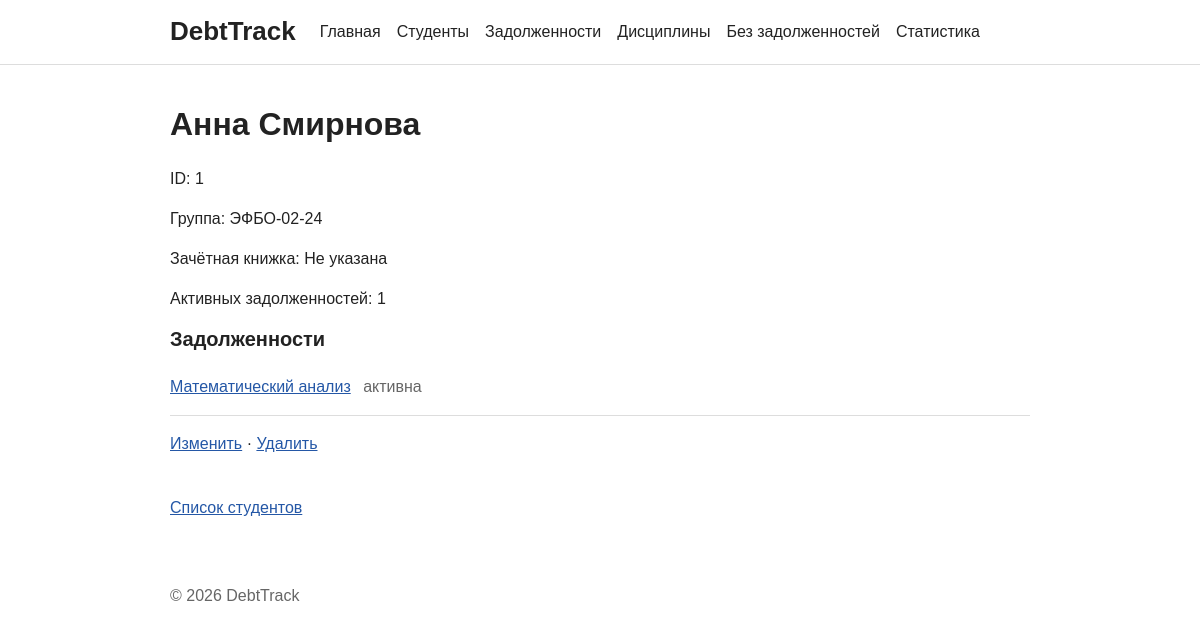
The app's page /students/1/ with its own data.
### students/models.py (models this page shows, shortened)
class Student(models.Model):
    id = models.AutoField(primary_key=True)
    name = models.CharField("ФИО", max_length=255)
    group_number = models.CharField("Группа", max_length=100)
    record_book = models.CharField("Зачётная книжка", max_length=100,
                                   blank=True)
    class Meta:
        db_table = "students"
        verbose_name = "Студент"
        verbose_name_plural = "Студенты"

### debts/models.py (models this page shows, shortened)
class Debt(models.Model):
    id = models.AutoField(primary_key=True)
    student = models.ForeignKey(
        "students.Student", on_delete=models.CASCADE, related_name="debts",
        verbose_name="Студент",
    )
    discipline = models.ForeignKey(
        "homepage.Discipline", on_delete=models.CASCADE,
        related_name="debts", verbose_name="Дисциплина",
    )
    date_created = models.DateField("Дата задолженности")
    is_closed = models.BooleanField("Закрыта", default=False)
    objects = DebtQuerySet.as_manager()
    class Meta:
        db_table = "debts"
        verbose_name = "Задолженность"
        verbose_name_plural = "Задолженности"

### homepage/models.py (models this page shows, shortened)
class Discipline(models.Model):
    id = models.AutoField(primary_key=True)
    name = models.CharField("Название", max_length=255)
    teacher = models.CharField("Преподаватель", max_length=255, blank=True)
    semester = models.IntegerField("Семестр")
    class Meta:
        db_table = "disciplines"
        verbose_name = "Дисциплина"
        verbose_name_plural = "Дисциплины"

### students/views.py (the view)
# urls.py: path("<int:student_id>/", views.student_detail, name="detail"),
def student_detail(request, student_id):
    student = Student.objects.filter(pk=student_id).first()
    if student is None:
        student_debts = []
        debt_count = 0
    else:
        student_debts = student.debts.select_related("discipline").order_by(
            "date_created", "id"
        )
        debt_count = student.debts.filter(is_closed=False).count()
    return render(
        request, "students/student_detail.html",
        {"student": student, "student_debts": student_debts,
         "debt_count": debt_count},
        status=404 if student is None else 200,
    )

### students/templates/students/student_detail.html (shortened to what this page needs)
{% extends "base.html" %}
{% block content %}
{% if student %}
<h1>{{ student.name }}</h1>
<p>ID: {{ student.id }}</p>
<p>Группа: {{ student.group_number }}</p>
<p>Зачётная книжка: {{ student.record_book|default:"Не указана" }}</p>
<p>Активных задолженностей: {{ debt_count }}</p>
<h2>Задолженности</h2>
{% if student_debts %}
<ul class="list">
    {% for debt in student_debts %}
    <li>
        <a href="{% url 'debts:detail' debt.id %}">{{ debt.discipline.name }}</a>
        {% include "debts/includes/debt_status.html" %}
    </li>
    {% endfor %}
</ul>
{% else %}
<p class="muted">Задолженностей нет.</p>
{% endif %}
{% else %}
<h1>Студент не найден</h1>
<p>Студент с указанным идентификатором отсутствует.</p>
{% endif %}
{% if student %}<p><a href="{% url 'students:edit' student.id %}">Изменить</a> · <a href="{% url 'students:delete' student.id %}">Удалить</a></p>{% endif %}
<a href="{% url 'students:list' %}" class="back">Список студентов</a>
{% endblock %}

### debts/templates/debts/includes/debt_status.html
<span class="debt-status">{% if debt.is_closed %}закрыта{% else %}активна{% endif %}</span>

### homepage/static/homepage/css/style.css (style rules this page uses)
* { box-sizing: border-box; }
body { min-height: 100vh; margin: 0; color: #222; background: #fff; font: 16px/1.5 Arial, sans-serif; }
h1, h2 { line-height: 1.2; }
h1 { margin: 0 0 24px; }
h2 { margin: 0 0 8px; font-size: 20px; }
a { color: #2457a6; }
.list { margin: 0; padding: 0; list-style: none; }
.list li, .list-item { padding: 16px 0; border-bottom: 1px solid #ddd; }
.debt-status, .muted { color: #666; }
.debt-status { margin-left: 8px; }
.back { display: inline-block; margin-top: 24px; }

### records on screen
Student: name "Анна Смирнова", id "1", group_number "ЭФБО-02-24", record_book "Не указана"
Debt: discipline.name "Математический анализ", is_closed "активна"

### other values on screen
{{ debt_count }} "1"
